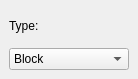
<?xml version="1.0" encoding="UTF-8"?>
<ui version="4.0">
 <class>ToolCreateBrushDockWidget</class>
 <widget class="QDockWidget" name="ToolCreateBrushDockWidget">
  <property name="geometry">
   <rect>
    <x>0</x>
    <y>0</y>
    <width>138</width>
    <height>79</height>
   </rect>
  </property>
  <property name="minimumSize">
   <size>
    <width>138</width>
    <height>79</height>
   </size>
  </property>
  <property name="maximumSize">
   <size>
    <width>138</width>
    <height>79</height>
   </size>
  </property>
  <property name="features">
   <set>QDockWidget::DockWidgetFloatable|QDockWidget::DockWidgetMovable</set>
  </property>
  <property name="windowTitle">
   <string>DockWidget</string>
  </property>
  <widget class="QWidget" name="dockWidgetContents">
   <layout class="QVBoxLayout" name="verticalLayout">
    <item>
     <widget class="QLabel" name="label">
      <property name="text">
       <string>Type:</string>
      </property>
      <property name="alignment">
       <set>Qt::AlignLeading|Qt::AlignLeft|Qt::AlignVCenter</set>
      </property>
     </widget>
    </item>
    <item>
     <widget class="QComboBox" name="cbbType">
      <property name="currentIndex">
       <number>0</number>
      </property>
      <item>
       <property name="text">
        <string>Block</string>
       </property>
      </item>
     </widget>
    </item>
   </layout>
  </widget>
 </widget>
 <resources/>
 <connections/>
</ui>
